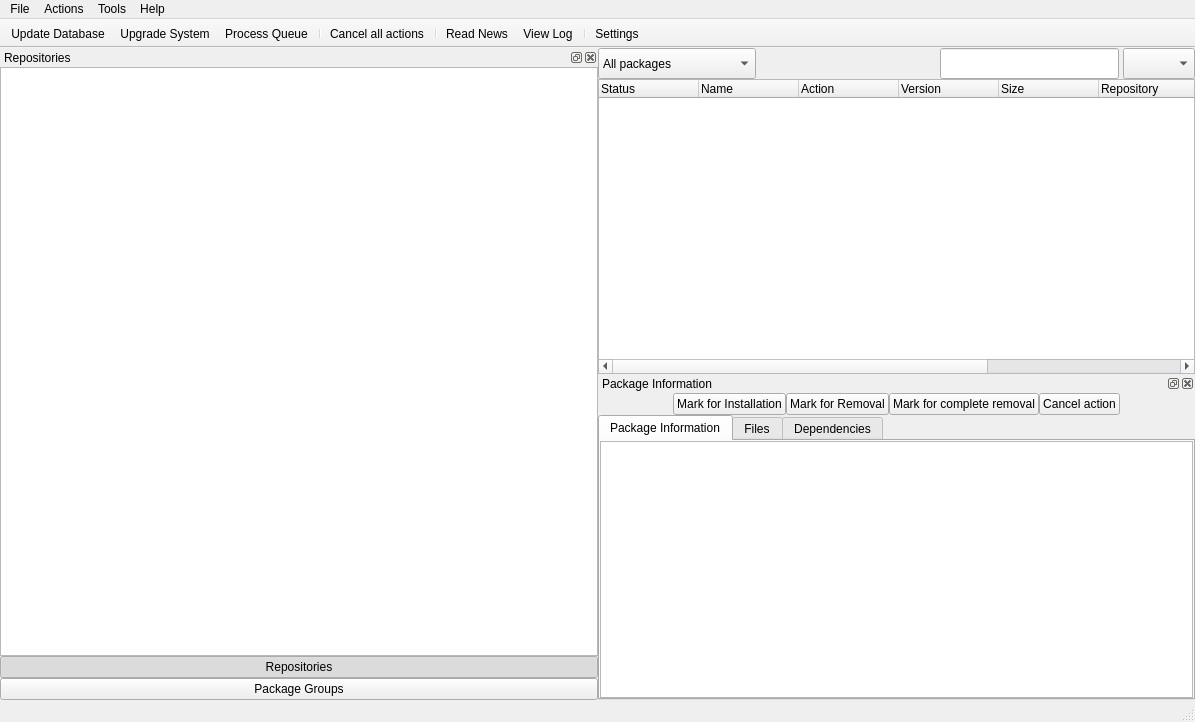
<ui version="4.0" >
 <class>MainWindow</class>
 <widget class="QMainWindow" name="MainWindow" >
  <property name="geometry" >
   <rect>
    <x>0</x>
    <y>0</y>
    <width>1195</width>
    <height>722</height>
   </rect>
  </property>
  <property name="windowTitle" >
   <string>Shaman</string>
  </property>
  <property name="windowIcon" >
   <iconset resource="qtpacman.qrc" >:/Icons/icons/shaman/shaman-32.png</iconset>
  </property>
  <property name="toolButtonStyle" >
   <enum>Qt::ToolButtonTextUnderIcon</enum>
  </property>
  <property name="dockNestingEnabled" >
   <bool>true</bool>
  </property>
  <property name="dockOptions" >
   <set>QMainWindow::AllowNestedDocks|QMainWindow::AllowTabbedDocks|QMainWindow::AnimatedDocks|QMainWindow::ForceTabbedDocks|QMainWindow::VerticalTabs</set>
  </property>
  <property name="unifiedTitleAndToolBarOnMac" >
   <bool>false</bool>
  </property>
  <widget class="QWidget" name="centralwidget" >
   <layout class="QGridLayout" >
    <item row="0" column="1" >
     <layout class="QVBoxLayout" >
      <property name="topMargin" >
       <number>0</number>
      </property>
      <item>
       <layout class="QHBoxLayout" >
        <property name="spacing" >
         <number>4</number>
        </property>
        <item>
         <widget class="QComboBox" name="packageSwitchCombo" >
          <property name="sizePolicy" >
           <sizepolicy vsizetype="Ignored" hsizetype="Maximum" >
            <horstretch>0</horstretch>
            <verstretch>0</verstretch>
           </sizepolicy>
          </property>
          <item>
           <property name="text" >
            <string>All packages</string>
           </property>
          </item>
          <item>
           <property name="text" >
            <string>Installed packages</string>
           </property>
          </item>
          <item>
           <property name="text" >
            <string>Not installed packages</string>
           </property>
          </item>
          <item>
           <property name="text" >
            <string>Upgradeable packages</string>
           </property>
          </item>
          <item>
           <property name="text" >
            <string>Packages in Queue</string>
           </property>
          </item>
         </widget>
        </item>
        <item>
         <spacer>
          <property name="orientation" >
           <enum>Qt::Horizontal</enum>
          </property>
          <property name="sizeHint" >
           <size>
            <width>40</width>
            <height>31</height>
           </size>
          </property>
         </spacer>
        </item>
        <item>
         <widget class="QLineEdit" name="searchLine" >
          <property name="sizePolicy" >
           <sizepolicy vsizetype="Ignored" hsizetype="MinimumExpanding" >
            <horstretch>0</horstretch>
            <verstretch>0</verstretch>
           </sizepolicy>
          </property>
          <property name="inputMask" >
           <string/>
          </property>
          <property name="text" >
           <string/>
          </property>
         </widget>
        </item>
        <item>
         <widget class="QComboBox" name="nameDescBox" >
          <property name="sizePolicy" >
           <sizepolicy vsizetype="Ignored" hsizetype="Preferred" >
            <horstretch>0</horstretch>
            <verstretch>0</verstretch>
           </sizepolicy>
          </property>
         </widget>
        </item>
       </layout>
      </item>
      <item>
       <widget class="QTreeWidget" name="pkgsViewWG" >
        <property name="sizePolicy" >
         <sizepolicy vsizetype="MinimumExpanding" hsizetype="MinimumExpanding" >
          <horstretch>0</horstretch>
          <verstretch>0</verstretch>
         </sizepolicy>
        </property>
        <property name="indentation" >
         <number>0</number>
        </property>
        <property name="rootIsDecorated" >
         <bool>false</bool>
        </property>
        <property name="itemsExpandable" >
         <bool>false</bool>
        </property>
        <property name="sortingEnabled" >
         <bool>false</bool>
        </property>
        <column>
         <property name="text" >
          <string>Status</string>
         </property>
        </column>
        <column>
         <property name="text" >
          <string>Name</string>
         </property>
        </column>
        <column>
         <property name="text" >
          <string>Action</string>
         </property>
        </column>
        <column>
         <property name="text" >
          <string>Version</string>
         </property>
        </column>
        <column>
         <property name="text" >
          <string>Size</string>
         </property>
        </column>
        <column>
         <property name="text" >
          <string>Repository</string>
         </property>
        </column>
        <column>
         <property name="text" >
          <string>Groups</string>
         </property>
        </column>
        <column>
         <property name="text" >
          <string>Description</string>
         </property>
        </column>
        <column>
         <property name="text" >
          <string>Action-Text</string>
         </property>
        </column>
       </widget>
      </item>
     </layout>
    </item>
    <item rowspan="2" row="0" column="0" >
     <widget class="QDockWidget" name="repoDockWidget" >
      <property name="floating" >
       <bool>false</bool>
      </property>
      <property name="features" >
       <set>QDockWidget::AllDockWidgetFeatures</set>
      </property>
      <property name="allowedAreas" >
       <set>Qt::AllDockWidgetAreas</set>
      </property>
      <property name="windowTitle" >
       <string>Repositories</string>
      </property>
      <widget class="QWidget" name="dockWidgetContents_2" >
       <layout class="QGridLayout" >
        <item row="0" column="0" >
         <layout class="QVBoxLayout" >
          <item>
           <widget class="QListWidget" name="repoList" >
            <property name="sizePolicy" >
             <sizepolicy vsizetype="Preferred" hsizetype="Preferred" >
              <horstretch>0</horstretch>
              <verstretch>0</verstretch>
             </sizepolicy>
            </property>
           </widget>
          </item>
          <item>
           <widget class="QPushButton" name="switchToRepo" >
            <property name="sizePolicy" >
             <sizepolicy vsizetype="Maximum" hsizetype="Preferred" >
              <horstretch>0</horstretch>
              <verstretch>0</verstretch>
             </sizepolicy>
            </property>
            <property name="text" >
             <string>Repositories</string>
            </property>
            <property name="icon" >
             <iconset resource="qtpacman.qrc" >:/Icons/icons/network-server-database.png</iconset>
            </property>
            <property name="checkable" >
             <bool>true</bool>
            </property>
            <property name="checked" >
             <bool>true</bool>
            </property>
           </widget>
          </item>
          <item>
           <widget class="QPushButton" name="switchToGrps" >
            <property name="sizePolicy" >
             <sizepolicy vsizetype="Maximum" hsizetype="Preferred" >
              <horstretch>0</horstretch>
              <verstretch>0</verstretch>
             </sizepolicy>
            </property>
            <property name="text" >
             <string>Package Groups</string>
            </property>
            <property name="icon" >
             <iconset resource="qtpacman.qrc" >:/Icons/icons/bookmark-new-list.png</iconset>
            </property>
            <property name="checkable" >
             <bool>true</bool>
            </property>
           </widget>
          </item>
         </layout>
        </item>
       </layout>
      </widget>
     </widget>
    </item>
    <item row="1" column="1" >
     <widget class="QDockWidget" name="pkgDockWidget" >
      <property name="floating" >
       <bool>false</bool>
      </property>
      <property name="features" >
       <set>QDockWidget::AllDockWidgetFeatures</set>
      </property>
      <property name="windowTitle" >
       <string>Package Information</string>
      </property>
      <widget class="QWidget" name="dockWidgetContents" >
       <layout class="QGridLayout" >
        <item row="0" column="0" >
         <layout class="QVBoxLayout" >
          <item>
           <layout class="QHBoxLayout" >
            <item>
             <spacer>
              <property name="orientation" >
               <enum>Qt::Horizontal</enum>
              </property>
              <property name="sizeType" >
               <enum>QSizePolicy::MinimumExpanding</enum>
              </property>
              <property name="sizeHint" >
               <size>
                <width>40</width>
                <height>20</height>
               </size>
              </property>
             </spacer>
            </item>
            <item>
             <widget class="QPushButton" name="installButton" >
              <property name="sizePolicy" >
               <sizepolicy vsizetype="Fixed" hsizetype="Fixed" >
                <horstretch>0</horstretch>
                <verstretch>0</verstretch>
               </sizepolicy>
              </property>
              <property name="toolTip" >
               <string>Install selected package</string>
              </property>
              <property name="text" >
               <string>Mark for Installation</string>
              </property>
              <property name="icon" >
               <iconset resource="qtpacman.qrc" >:/Icons/icons/list-add.png</iconset>
              </property>
             </widget>
            </item>
            <item>
             <widget class="QPushButton" name="removeButton" >
              <property name="sizePolicy" >
               <sizepolicy vsizetype="Fixed" hsizetype="Fixed" >
                <horstretch>0</horstretch>
                <verstretch>0</verstretch>
               </sizepolicy>
              </property>
              <property name="toolTip" >
               <string>Remove selected package</string>
              </property>
              <property name="text" >
               <string>Mark for Removal</string>
              </property>
              <property name="icon" >
               <iconset resource="qtpacman.qrc" >:/Icons/icons/list-remove.png</iconset>
              </property>
             </widget>
            </item>
            <item>
             <widget class="QPushButton" name="completeRemoveButton" >
              <property name="sizePolicy" >
               <sizepolicy vsizetype="Fixed" hsizetype="Fixed" >
                <horstretch>0</horstretch>
                <verstretch>0</verstretch>
               </sizepolicy>
              </property>
              <property name="toolTip" >
               <string>Complete Remove selected package (pacman -Rcs)</string>
              </property>
              <property name="text" >
               <string>Mark for complete removal</string>
              </property>
              <property name="icon" >
               <iconset resource="qtpacman.qrc" >:/Icons/icons/edit-delete.png</iconset>
              </property>
             </widget>
            </item>
            <item>
             <widget class="QPushButton" name="cancelButton" >
              <property name="sizePolicy" >
               <sizepolicy vsizetype="Fixed" hsizetype="Fixed" >
                <horstretch>0</horstretch>
                <verstretch>0</verstretch>
               </sizepolicy>
              </property>
              <property name="toolTip" >
               <string>Cancel action for selected package</string>
              </property>
              <property name="text" >
               <string>Cancel action</string>
              </property>
              <property name="icon" >
               <iconset resource="qtpacman.qrc" >:/Icons/icons/dialog-cancel.png</iconset>
              </property>
             </widget>
            </item>
            <item>
             <spacer>
              <property name="orientation" >
               <enum>Qt::Horizontal</enum>
              </property>
              <property name="sizeType" >
               <enum>QSizePolicy::MinimumExpanding</enum>
              </property>
              <property name="sizeHint" >
               <size>
                <width>40</width>
                <height>20</height>
               </size>
              </property>
             </spacer>
            </item>
           </layout>
          </item>
          <item>
           <widget class="QTabWidget" name="PkgInfos" >
            <property name="sizePolicy" >
             <sizepolicy vsizetype="Preferred" hsizetype="Minimum" >
              <horstretch>0</horstretch>
              <verstretch>0</verstretch>
             </sizepolicy>
            </property>
            <property name="currentIndex" >
             <number>0</number>
            </property>
            <widget class="QWidget" name="tab" >
             <attribute name="title" >
              <string>Package Information</string>
             </attribute>
             <attribute name="icon" >
              <iconset resource="qtpacman.qrc" >:/Icons/icons/help-about.png</iconset>
             </attribute>
             <layout class="QGridLayout" >
              <item row="0" column="0" >
               <widget class="QTextEdit" name="pkgInfo" >
                <property name="enabled" >
                 <bool>true</bool>
                </property>
                <property name="sizePolicy" >
                 <sizepolicy vsizetype="Preferred" hsizetype="Preferred" >
                  <horstretch>0</horstretch>
                  <verstretch>0</verstretch>
                 </sizepolicy>
                </property>
                <property name="acceptDrops" >
                 <bool>false</bool>
                </property>
                <property name="undoRedoEnabled" >
                 <bool>false</bool>
                </property>
                <property name="readOnly" >
                 <bool>true</bool>
                </property>
                <property name="acceptRichText" >
                 <bool>false</bool>
                </property>
               </widget>
              </item>
             </layout>
            </widget>
            <widget class="QWidget" name="tab_2" >
             <attribute name="title" >
              <string>Files</string>
             </attribute>
             <attribute name="icon" >
              <iconset resource="qtpacman.qrc" >:/Icons/icons/document-open-folder.png</iconset>
             </attribute>
             <layout class="QGridLayout" >
              <item row="0" column="0" >
               <widget class="QTreeWidget" name="filesWidget" >
                <column>
                 <property name="text" >
                  <string>1</string>
                 </property>
                </column>
               </widget>
              </item>
             </layout>
            </widget>
            <widget class="QWidget" name="dependenciesTab" >
             <attribute name="title" >
              <string>Dependencies</string>
             </attribute>
             <layout class="QGridLayout" >
              <item row="0" column="0" >
               <widget class="QListWidget" name="dependenciesWidget" />
              </item>
             </layout>
            </widget>
           </widget>
          </item>
         </layout>
        </item>
       </layout>
      </widget>
     </widget>
    </item>
   </layout>
  </widget>
  <widget class="QMenuBar" name="menubar" >
   <property name="geometry" >
    <rect>
     <x>0</x>
     <y>0</y>
     <width>1195</width>
     <height>24</height>
    </rect>
   </property>
   <widget class="QMenu" name="menuFile" >
    <property name="title" >
     <string>File</string>
    </property>
    <addaction name="actionQuit" />
   </widget>
   <widget class="QMenu" name="menuHelp" >
    <property name="title" >
     <string>Help</string>
    </property>
    <addaction name="actionAbout" />
   </widget>
   <widget class="QMenu" name="menuActions" >
    <property name="title" >
     <string>Actions</string>
    </property>
    <widget class="QMenu" name="menuInstall_and_Build_from_Source" >
     <property name="title" >
      <string>Build and Install from Source</string>
     </property>
     <addaction name="actionUpdate_ABS_Tree" />
     <addaction name="separator" />
     <addaction name="actionBuild_and_Install_Selected" />
    </widget>
    <addaction name="actionUpdate_Database" />
    <addaction name="actionUpgrade_System" />
    <addaction name="separator" />
    <addaction name="actionProcess_Queue" />
    <addaction name="actionInstall_Package_From_File" />
    <addaction name="separator" />
    <addaction name="menuInstall_and_Build_from_Source" />
   </widget>
   <widget class="QMenu" name="menuTools" >
    <property name="title" >
     <string>Tools</string>
    </property>
    <addaction name="actionReadNews" />
    <addaction name="actionViewLog" />
    <addaction name="separator" />
    <addaction name="actionPacman_Preferences" />
   </widget>
   <addaction name="menuFile" />
   <addaction name="menuActions" />
   <addaction name="menuTools" />
   <addaction name="menuHelp" />
  </widget>
  <widget class="QToolBar" name="toolBar" >
   <property name="acceptDrops" >
    <bool>true</bool>
   </property>
   <property name="windowTitle" >
    <string>Quick Actions</string>
   </property>
   <property name="movable" >
    <bool>false</bool>
   </property>
   <attribute name="toolBarArea" >
    <enum>TopToolBarArea</enum>
   </attribute>
   <attribute name="toolBarBreak" >
    <bool>false</bool>
   </attribute>
   <addaction name="actionUpdate_Database" />
   <addaction name="actionUpgrade_System" />
   <addaction name="actionProcess_Queue" />
   <addaction name="separator" />
   <addaction name="actionCancel_all_actions" />
   <addaction name="separator" />
   <addaction name="actionReadNews" />
   <addaction name="actionViewLog" />
   <addaction name="separator" />
   <addaction name="actionPacman_Preferences" />
  </widget>
  <widget class="QStatusBar" name="statusBar" />
  <action name="actionPackage_Repositories" >
   <property name="icon" >
    <iconset resource="qtpacman.qrc" >:/Icons/icons/network-server-database.png</iconset>
   </property>
   <property name="text" >
    <string>Package Repositories</string>
   </property>
  </action>
  <action name="actionPacman_Preferences" >
   <property name="icon" >
    <iconset resource="qtpacman.qrc" >:/Icons/icons/preferences-system.png</iconset>
   </property>
   <property name="text" >
    <string>Settings...</string>
   </property>
  </action>
  <action name="actionAbout" >
   <property name="icon" >
    <iconset resource="qtpacman.qrc" >:/Icons/icons/help-about.png</iconset>
   </property>
   <property name="text" >
    <string>About...</string>
   </property>
  </action>
  <action name="actionUpdate_Database" >
   <property name="icon" >
    <iconset resource="qtpacman.qrc" >:/Icons/icons/view-refresh.png</iconset>
   </property>
   <property name="text" >
    <string>Update Database</string>
   </property>
  </action>
  <action name="actionUpgrade_System" >
   <property name="icon" >
    <iconset resource="qtpacman.qrc" >:/Icons/icons/system-software-update.png</iconset>
   </property>
   <property name="text" >
    <string>Upgrade System</string>
   </property>
  </action>
  <action name="actionInstall_Package_From_File" >
   <property name="icon" >
    <iconset resource="qtpacman.qrc" >:/Icons/icons/document-open.png</iconset>
   </property>
   <property name="text" >
    <string>Install Package From File</string>
   </property>
   <property name="menuRole" >
    <enum>QAction::TextHeuristicRole</enum>
   </property>
  </action>
  <action name="actionUpdate_ABS_Tree" >
   <property name="icon" >
    <iconset resource="qtpacman.qrc" >:/Icons/icons/document-open-remote.png</iconset>
   </property>
   <property name="text" >
    <string>Update ABS Tree</string>
   </property>
  </action>
  <action name="actionBuild_and_Install_Selected" >
   <property name="icon" >
    <iconset resource="qtpacman.qrc" >:/Icons/icons/applications-development.png</iconset>
   </property>
   <property name="text" >
    <string>Build and Install Queue</string>
   </property>
  </action>
  <action name="actionQuit" >
   <property name="icon" >
    <iconset resource="qtpacman.qrc" >:/Icons/icons/application-exit.png</iconset>
   </property>
   <property name="text" >
    <string comment="Quit the application" >Quit</string>
   </property>
  </action>
  <action name="actionProcess_Queue" >
   <property name="icon" >
    <iconset resource="qtpacman.qrc" >:/Icons/icons/dialog-ok-apply.png</iconset>
   </property>
   <property name="text" >
    <string>Process Queue</string>
   </property>
  </action>
  <action name="actionCancel_all_actions" >
   <property name="icon" >
    <iconset resource="qtpacman.qrc" >:/Icons/icons/dialog-cancel.png</iconset>
   </property>
   <property name="text" >
    <string>Cancel all actions</string>
   </property>
  </action>
  <action name="actionReadNews" >
   <property name="icon" >
    <iconset resource="qtpacman.qrc" >:/Icons/icons/news-subscribe.png</iconset>
   </property>
   <property name="text" >
    <string>Read News</string>
   </property>
  </action>
  <action name="actionViewLog" >
   <property name="icon" >
    <iconset resource="qtpacman.qrc" >:/Icons/icons/bookmark-new-list.png</iconset>
   </property>
   <property name="text" >
    <string>View Log</string>
   </property>
  </action>
 </widget>
 <layoutdefault spacing="0" margin="0" />
 <resources>
  <include location="qtpacman.qrc" />
 </resources>
 <connections/>
</ui>
